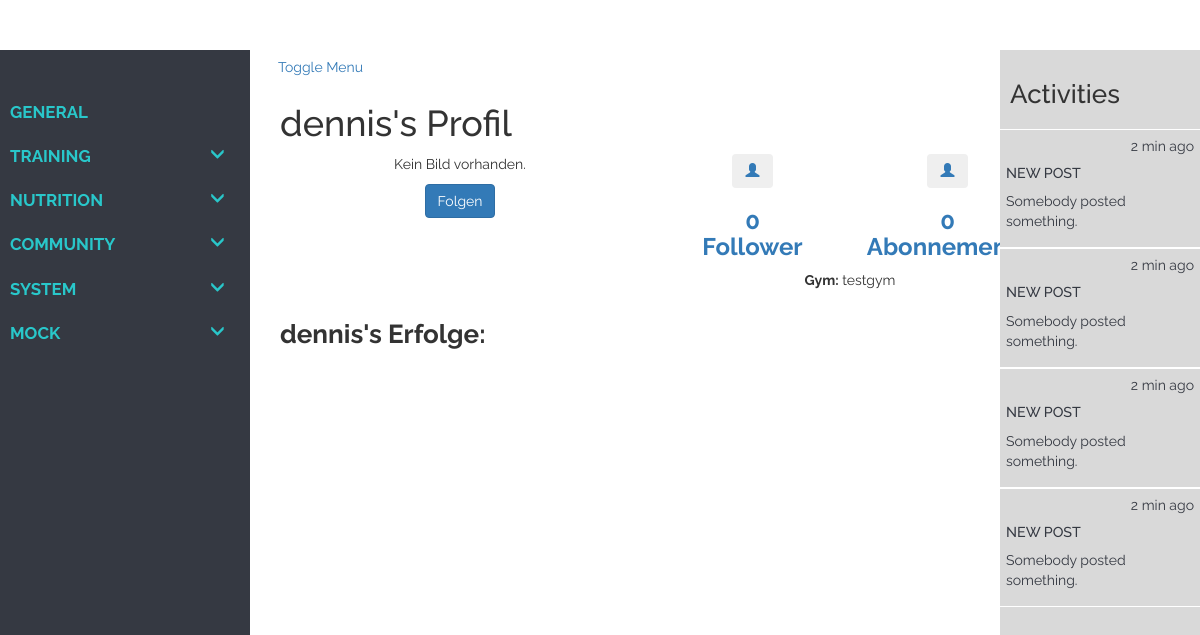
The app's page /tracker/user_profile/1 (signed in) with its own data.
### tracker/models/models.py (models this page shows, shortened)
class Profile(models.Model):
    user = models.OneToOneField(User, primary_key=True, on_delete=models.CASCADE)
    bio = models.TextField(max_length=1000, blank=True, help_text="Beschreibung.")
    profile_image = models.ImageField(upload_to=get_image_path, blank=True, null=True)
    def get_follows_connections(self):
        connections = Connection.objects.filter(follower=self.user)
        return connections
    class Meta:
        abstract = True
    def __str__(self):
        return str(self.user)

class UserProfile(Profile):
    date_of_birth = models.DateField(null=False, blank=False)
    gym = models.ManyToManyField('GymProfile', blank=True)
    rfid_tag = models.CharField('RFID', max_length=10, blank=True, null=True)
    achievements = models.ManyToManyField('Achievement', blank=True)
    _pr_active_set = models.ForeignKey('Set', blank=True, null=True, on_delete=models.DO_NOTHING)
    @property
    def active_set(self):
        """
        Returns active set. If set has not been changed during the last 15 seconds, returns None.
        """
        if self._pr_active_set is not None:
            time_diff = timezone.now() - self._pr_active_set.last_update
            if time_diff.seconds > 15:
                self._pr_active_set = None
        return self._pr_active_set

class GymProfile(Profile):
    members = models.ManyToManyField('UserProfile', blank=True)

### tracker/views/views.py (the view)
# urls.py: url(r'^user_profile/(?P<pk>\d+)$', views.UserProfileView.as_view(), name='profile'),
class UserProfileView(LoginRequiredMixin, generic.DetailView):
    model = UserProfile
    context_object_name = 'profile'
    template_name = 'tracker/User/user_profile.html'
    def get_context_data(self, **kwargs):
        context = super().get_context_data(**kwargs)
        context['base_template'] = 'tracker/User/user_tracker_base.html'
        return context

### tracker/templates/tracker/User/user_profile.html (shortened to what this page needs)
{% extends base_template %}
{% block extra_head %}
{% load static %}
<link rel="stylesheet" href="{% static 'css/style.css' %}">
{% endblock %}
{% block site_content %}
<div class="container background-col">
    <div class="row full-height">
        <div class="col-xs-12 col-sm-12 col-md-12 col-lg-12 padding-0">
            <div class="row row-eq-height">
                {% if profile.user == user %}
                    <div class="col-xs-12 col-sm-12 col-md-12 col-lg-12">
                        <h1>Mein Profil</h1>
                    </div>
                {% else %}
                    <div class="col-xs-12 col-sm-12 col-md-12 col-lg-12 hcenter">
                        <h1>{{ profile.user.username }}'s Profil</h1>
                    </div>
                {% endif %}
            </div>
            <div class="row text-center row-eq-height sm-row-padding">
                <div class="col-xs-12 col-sm-12 col-md-4 col-lg-4 full-h">
                    <div class="row">
                        <div class="col-xs-12 col-sm-12 col-md-4 col-lg-4 full-width">
                            {% if profile.profile_image %}
                                <img src='{{ profile.profile_image.url  }}' class="profile-img img-resize" alt="Profile Image"/>
                            {% else %}
                                <p>Kein Bild vorhanden.</p>
                            {% endif %}
                        </div>
                        <div class="col-xs-12 col-sm-12 col-md-4 col-lg-4 full-width">
                            {% if not profile.user == user and profile.user.id in user.profile.get_follow_ids %}
                                <a href="{% url 'delete_connection' profile.user.id %}"><button type="button" class="btn" >Nicht mehr folgen</button></a>
                            {% elif not profile.user == user %}
                                <a href="{% url 'create_connection' profile.user.id %}"><button type="button" class="btn btn-primary">Folgen</button></a>
                            {% else %}
                                <a></a>
                            {% endif %}
                        </div>
                    </div>
                </div>
                <div class="col-xs-4 col-sm-4 col-md-2 col-lg-2">
                    <a href="{% url 'followers' profile.user.id %}" class="text-center black-text">
                        <button type="button" class="btn" aria-label="Left Align">
                            <span class="glyphicon glyphicon-user" aria-hidden="true"></span>
                        </button>
                        <h3><b>{{ zzprofile.get_follower_connections |length }}<br>Follower</b></h3>
                    </a>
                </div>
                <div class="col-xs-4 col-sm-4 col-md-2 col-lg-2">
                    <a href="{% url 'followers' profile.user.id %}" class="text-center black-text">
                        <button type="button" class="btn" aria-label="Left Align">
                            <span class="glyphicon glyphicon-user" aria-hidden="true"></span>
                        </button>
                        <h3><b>{{ profile.get_follows_connections |length }}<br>Abonnements</b></h3>
                    </a>
                </div>
                <div class="col-xs-4 cglyol-sm-4 col-md-2 col-lg-2">
                    <a href="#" class="text-center black-text">
                        <h3><b>{{ profile.achievements.all |length }}<br>Erfolge</b></h3>
                    </a>
                </div>
            </div>
            {% if profile.gym %}
                <div class="row text-center sm-row-padding">
                    <div class="col-xs-12 col-sm-12 col-md-12 col-lg-12">
                            <p><b>Gym: </b>
                                {% for gym in profile.gym.all %}
                                    {{ gym }}
                                {% endfor %}
                            </p>
                    </div>
                </div>
            {% endif %}
            <div class="row sm-row-padding">
                <div class="col-xs-12 col-sm-12 col-md-12 col-lg-12">
                    {% if profile.user == user %}
                        <h2>Meine Erfolge:</h2>
                    {% else %}
                        <h2><b>{{ profile.user.username }}'s Erfolge:</b></h2>
                    {% endif %}
                </div>
            </div>
        </div>
    </div>
</div>
{% endblock %}

### tracker/static/tracker/css/tracker_style.css (style rules this page uses)
html, body { height: 100%; min-height: 100%; width: 100%; min-width: 100%; margin: 0px; max-width: 100%; padding: 0px; font-family: TrajanPro-Regular, 'Lucida Grande', sans-serif; overflow-x: hidden; }
h2 { font-size: 2.0rem; }
body { padding-top: 50px; }
@media only screen and (min-width: 701px) and (max-width: 1280px) { html, body { font-size: 13px; } }
.full-height { min-height: 100%; height: 100%; }
.full-width { min-width: 100%; }

### landing_page/static/landing_page/css/style.css (style rules this page uses)
* { margin: 0; padding: 0; }
body { font-family: 'Raleway', sans-serif; overflow-y: scroll; overflow-x: hidden; }
p { font-family: 'Raleway', sans-serif; font-size: 14px; }

### records on screen
UserProfile: user.username "dennis", get_follows_connections|length "0"
GymProfile: user_id.username "testgym"

### other values on screen
{{ zzprofile.get_follower_connections |length }} "0"
